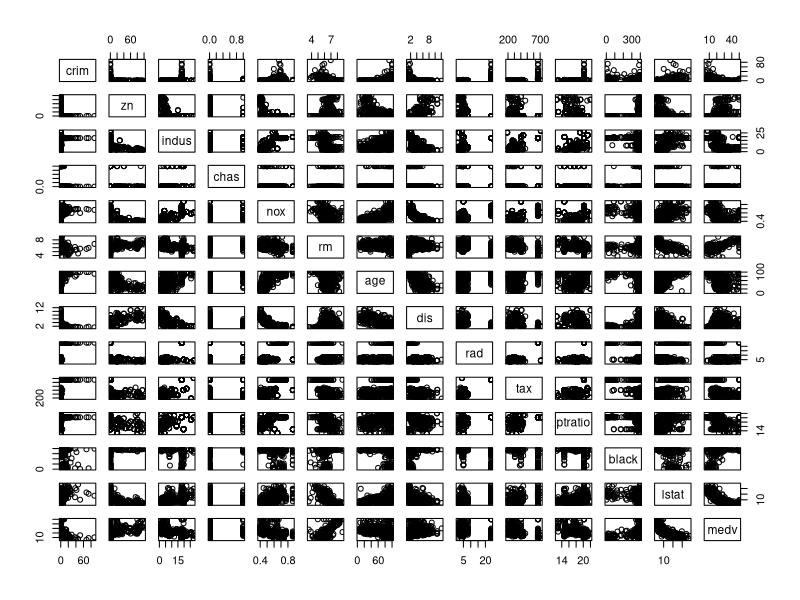
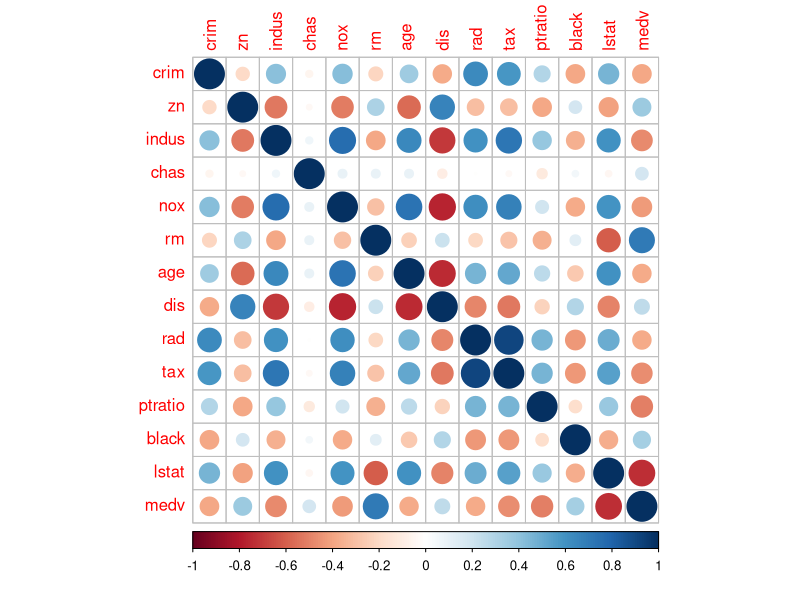

These charts were generated, in order, by the following R code:
## ---- chunk 1
library(MASS)
data("Boston")
## ---- chunk 2
dim(Boston)
str(Boston)
## ---- chunk 3
pairs(Boston)
## ---- chunk 4
summary(Boston)
## ---- chunk 5
library(corrplot)
library(tidyverse)
cor_matrix <- cor(Boston) %>% round(digits=2)
corrplot(cor_matrix, method="circle", cl.pos="b")
## ---- chunk 6
boston_scaled <- scale(Boston)
summary(boston_scaled)
boston_scaled <- as.data.frame(boston_scaled) # save data in a dataframe
head(boston_scaled)
## ---- chunk 7
# summary of the scaled crime rate
summary(boston_scaled$crim)
# create a quantile vector of crim and print it
bins <- quantile(boston_scaled$crim)
# create a categorical variable 'crime'
crime <- cut(boston_scaled$crim, breaks = bins, include.lowest = TRUE, label=c("low","med_low", "med_high", "high"))
## ---- chunk 8
# remove original crim from the dataset
boston_scaled <- dplyr::select(boston_scaled, -crim)

# add the new categorical value to scaled data
boston_scaled <- data.frame(boston_scaled, crime)
